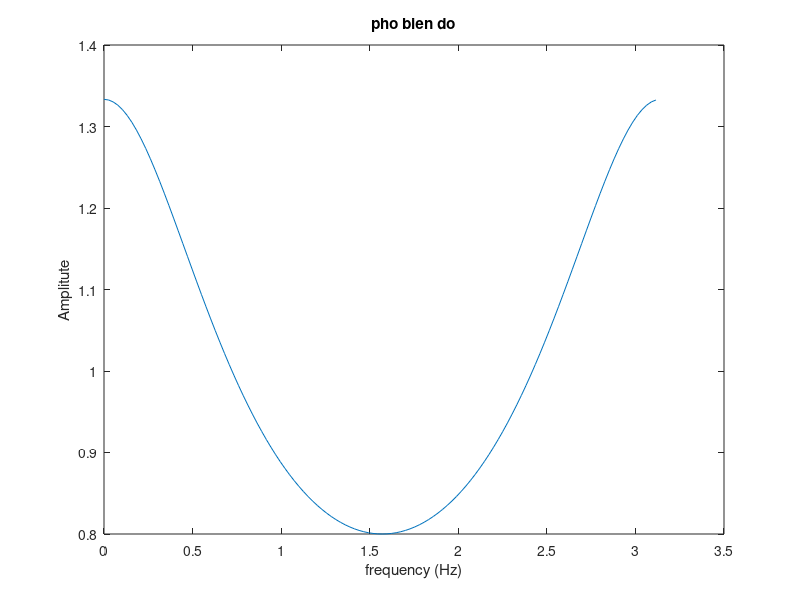

Recreate this plot in MATLAB.
clc, close all, clear all,
a = [1 0 -0.25]
b = [ 1 0 0]
L = 120;
[H W] = freqz(b,a,L)
plot(W, abs(H))
title('pho bien do')
xlabel('frequency (Hz)')
ylabel('Amplitute')